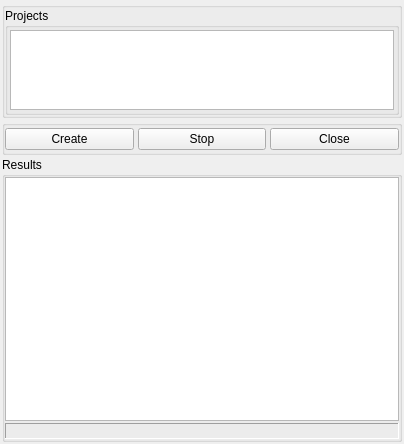
<?xml version="1.0" encoding="UTF-8"?>
<ui version="4.0">
 <class>FormFindInFiles</class>
 <widget class="QWidget" name="FormFindInFiles">
  <property name="geometry">
   <rect>
    <x>0</x>
    <y>0</y>
    <width>404</width>
    <height>444</height>
   </rect>
  </property>
  <property name="windowTitle">
   <string>Find in Files</string>
  </property>
  <property name="styleSheet">
   <string notr="true">font: 8pt &quot;Arial&quot;;</string>
  </property>
  <layout class="QVBoxLayout" name="verticalLayout_4" stretch="0,0,1">
   <property name="spacing">
    <number>2</number>
   </property>
   <property name="margin">
    <number>2</number>
   </property>
   <item>
    <widget class="QGroupBox" name="groupBox">
     <property name="maximumSize">
      <size>
       <width>16777215</width>
       <height>175</height>
      </size>
     </property>
     <property name="title">
      <string/>
     </property>
     <layout class="QHBoxLayout" name="horizontalLayout" stretch="1">
      <property name="margin">
       <number>0</number>
      </property>
      <item>
       <widget class="QGroupBox" name="groupBox_2">
        <property name="title">
         <string>Projects</string>
        </property>
        <layout class="QGridLayout" name="gridLayout" rowstretch="1">
         <property name="verticalSpacing">
          <number>2</number>
         </property>
         <property name="margin">
          <number>2</number>
         </property>
         <item row="0" column="0" colspan="2">
          <widget class="QListWidget" name="listProjects">
           <property name="minimumSize">
            <size>
             <width>0</width>
             <height>80</height>
            </size>
           </property>
           <property name="maximumSize">
            <size>
             <width>16777215</width>
             <height>80</height>
            </size>
           </property>
           <property name="editTriggers">
            <set>QAbstractItemView::NoEditTriggers</set>
           </property>
           <property name="selectionMode">
            <enum>QAbstractItemView::MultiSelection</enum>
           </property>
           <property name="sortingEnabled">
            <bool>false</bool>
           </property>
          </widget>
         </item>
        </layout>
       </widget>
      </item>
     </layout>
    </widget>
   </item>
   <item>
    <widget class="QGroupBox" name="groupBox_7">
     <property name="minimumSize">
      <size>
       <width>0</width>
       <height>35</height>
      </size>
     </property>
     <property name="maximumSize">
      <size>
       <width>16777215</width>
       <height>35</height>
      </size>
     </property>
     <property name="title">
      <string/>
     </property>
     <layout class="QHBoxLayout" name="horizontalLayout_3">
      <property name="spacing">
       <number>4</number>
      </property>
      <property name="margin">
       <number>0</number>
      </property>
      <item>
       <widget class="QPushButton" name="buttonCreate">
        <property name="text">
         <string>Create</string>
        </property>
       </widget>
      </item>
      <item>
       <widget class="QPushButton" name="buttonStop">
        <property name="text">
         <string>Stop</string>
        </property>
       </widget>
      </item>
      <item>
       <widget class="QPushButton" name="buttonClose">
        <property name="text">
         <string>Close</string>
        </property>
       </widget>
      </item>
     </layout>
    </widget>
   </item>
   <item>
    <widget class="QGroupBox" name="groupBox_8">
     <property name="title">
      <string>Results</string>
     </property>
     <layout class="QVBoxLayout" name="verticalLayout_3">
      <property name="spacing">
       <number>2</number>
      </property>
      <property name="margin">
       <number>0</number>
      </property>
      <item>
       <widget class="QTextEdit" name="editResults">
        <property name="lineWrapMode">
         <enum>QTextEdit::NoWrap</enum>
        </property>
       </widget>
      </item>
      <item>
       <widget class="QLabel" name="labelStatus">
        <property name="frameShape">
         <enum>QFrame::Panel</enum>
        </property>
        <property name="frameShadow">
         <enum>QFrame::Sunken</enum>
        </property>
        <property name="text">
         <string/>
        </property>
        <property name="wordWrap">
         <bool>false</bool>
        </property>
       </widget>
      </item>
     </layout>
    </widget>
   </item>
  </layout>
 </widget>
 <resources/>
 <connections/>
</ui>
